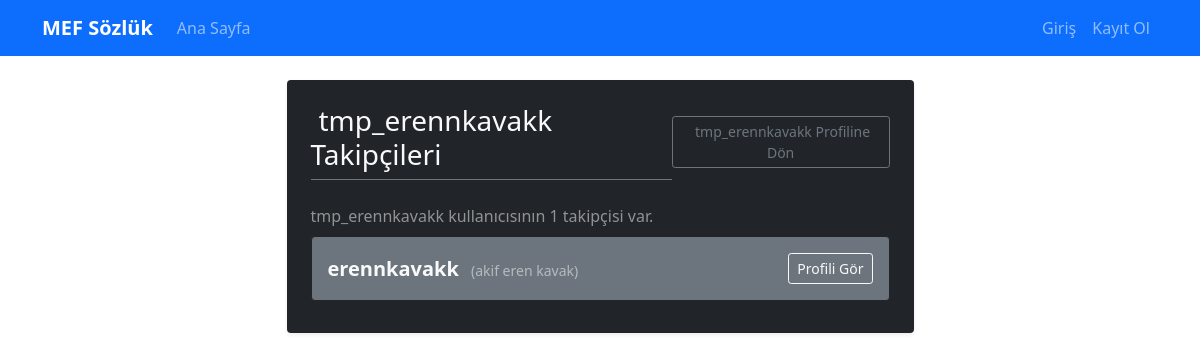
Before: /user/followers/tmp_erennkavakk with the older database file.
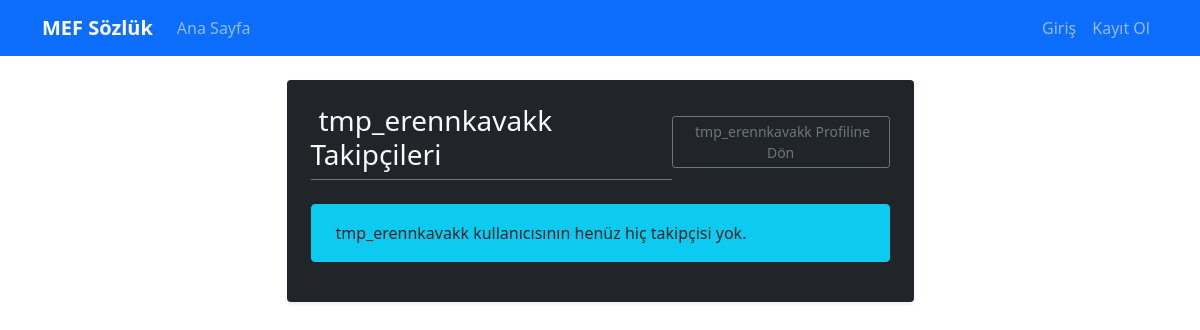
After: the same page with the newer database file.
### app/models/user.py (models this page shows, shortened)
class User(UserMixin, db.Model):
    id = db.Column(db.Integer, primary_key=True)
    email = db.Column(db.String(120), unique=True, nullable=False)
    nickname = db.Column(db.String(80), unique=True, nullable=False)
    real_name = db.Column(db.String(100), nullable=False)
    password_hash = db.Column(db.String(128))
    email_confirmed = db.Column(db.Boolean, default=False)
    email_confirmation_token = db.Column(db.String(100), unique=True)
    created_at = db.Column(db.DateTime, default=lambda: datetime.now(timezone.utc))
    last_seen = db.Column(db.DateTime, default=lambda: datetime.now(timezone.utc))
    is_admin = db.Column(db.Boolean, default=False)
    is_active = db.Column(db.Boolean, default=True)
    bio = db.Column(db.Text)
    entries = db.relationship('Entry', backref='author', lazy='dynamic', cascade='all, delete-orphan')
    following = db.relationship('Follow',
                               foreign_keys='Follow.follower_id',
                               backref='follower',
                               lazy='dynamic',
                               cascade='all, delete-orphan')
    followers = db.relationship('Follow',
                               foreign_keys='Follow.followed_id',
                               backref='followed',
                               lazy='dynamic',
                               cascade='all, delete-orphan')
    favorites = db.relationship('Favorite', backref='user', lazy='dynamic', cascade='all, delete-orphan')
    sent_messages = db.relationship('Message',
                                   foreign_keys='Message.sender_id',
                                   backref='sender',
                                   lazy='dynamic',
                                   cascade='all, delete-orphan')
    received_messages = db.relationship('Message',
                                       foreign_keys='Message.recipient_id',
                                       backref='recipient',
                                       lazy='dynamic',
                                       cascade='all, delete-orphan')

### app/routes/user.py (the view)
@bp.route('/followers/<nickname>')
def followers(nickname):
    profile_user = User.query.filter_by(nickname=nickname).first_or_404()
    page = request.args.get('page', 1, type=int)
    followers_pagination = User.query.join(Follow, User.id == Follow.follower_id)\
        .filter(Follow.followed_id == profile_user.id)\
        .order_by(desc(Follow.created_at)) \
        .paginate(page=page, per_page=20, error_out=False)
    return render_template('user/followers.html',
                           profile_user=profile_user, # Kimin listesi olduğu bilgisi
                           users_page=followers_pagination, # Takipçilerin paginated listesi
                           title=f"{profile_user.nickname} Takipçileri",
                           timezone=timezone)

### app/templates/user/followers.html (shortened to what this page needs)
{% extends "base.html" %}
{% block content %}
<div class="container mt-4 text-light">
    <div class="row justify-content-center">
        <div class="col-md-8 col-lg-7">
            <div class="bg-dark border-secondary p-4 rounded shadow-sm">
                <div class="d-flex justify-content-between align-items-center mb-4">
                    <h3 class="border-bottom border-secondary pb-2 mb-0 text-break">
                        {{ title }}
                    </h3>
                     <a href="{{ url_for('user.profile', nickname=profile_user.nickname) }}" class="btn btn-sm btn-outline-secondary">
                         {{ profile_user.nickname }} Profiline Dön
                    </a>
                </div>
                {% if users_page.items %}
                    <p class="text-white-50 mb-2">{{ profile_user.nickname }} kullanıcısının {{ users_page.total }} takipçisi var.</p>
                    <ul class="list-group">
                        {% for u in users_page.items %}
                            <li class="list-group-item bg-secondary text-light border-dark d-flex flex-column flex-sm-row justify-content-between align-items-sm-center p-3 mb-2 rounded">
                                <div class="mb-2 mb-sm-0">
                                    <a href="{{ url_for('user.profile', nickname=u.nickname) }}" class="link-light text-decoration-none fw-bold fs-5 hover-underline">{{ u.nickname }}</a>
                                    {% if u.real_name %}<small class="text-white-50 ms-2 d-block d-sm-inline">({{ u.real_name }})</small>{% endif %}
                                </div>
                                <div class="mt-2 mt-sm-0">
                                    {% if current_user.is_authenticated %}
                                        {% if current_user.id == u.id %}
                                            <a href="{{ url_for('user.edit_profile') }}" class="btn btn-sm btn-outline-light disabled">Bu Sensin</a>
                                        {% elif current_user.is_following(u) %}
                                            <button class="btn btn-sm btn-danger follow-toggle-btn"
                                                    data-nickname="{{ u.nickname }}"
                                                    data-action="unfollow">
                                                <i class="fas fa-user-minus me-1"></i>Takipten Çık
                                            </button>
                                        {% else %}
                                            <button class="btn btn-sm btn-success follow-toggle-btn"
                                                    data-nickname="{{ u.nickname }}"
                                                    data-action="follow">
                                                <i class="fas fa-user-plus me-1"></i>Takip Et
                                            </button>
                                        {% endif %}
                                    {% else %}
                                        <a href="{{ url_for('user.profile', nickname=u.nickname) }}" class="btn btn-sm btn-outline-light">Profili Gör</a>
                                    {% endif %}
                                </div>
                            </li>
                        {% endfor %}
                    </ul>
                {% else %}
                    <div class="alert bg-info text-dark border-info mt-3" role="alert">
                        {{ profile_user.nickname }} kullanıcısının henüz hiç takipçisi yok.
                    </div>
                {% endif %}
            </div>
        </div>
    </div>
</div>
{% endblock %}

Changed rows visible on the page:
removed User: nickname "erennkavakk", real_name "akif eren kavak"
Other visible differences:
{{ users_page.total }}: "1" → (not shown)
text no longer shown: "kullanıcısının takipçisi var."
text now shown: "kullanıcısının henüz hiç takipçisi yok."
